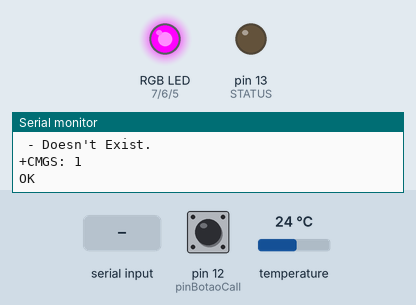
Bench run of a sketch on a simulated Arduino Mega 2560, built with avr-gcc and run on an emulated ATmega2560. On the bench: an RGB LED mixed from three pins (HIGH = lit), output pins drawn as LEDs (lit = HIGH), the last lines printed to the serial monitor. Dashed ring = blinking. Inputs (shaded band) come from the test bench; at power-on: pin 12 (pinBotaoCall) HIGH, temperature 24 °C. The local clock reads 2024-03-15 10:24:30 at power-on unless the sketch sets it; storage starts empty; EEPROM starts erased; the modem accepts every AT command (registered, SIM ready, sends succeed) and sends nothing else.

Above: at 1.2 s.
1.3 s: pin 12 (pinBotaoCall) pulled LOW for 0.15 s
At 1.86 s:
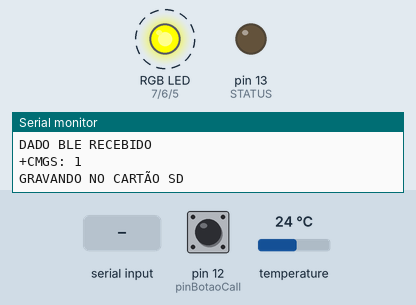
4.3 s: "BUSY,1\n" received over the second serial link
5.9 s: "BUSY,150\n" received over the second serial link
At 6.07 s:
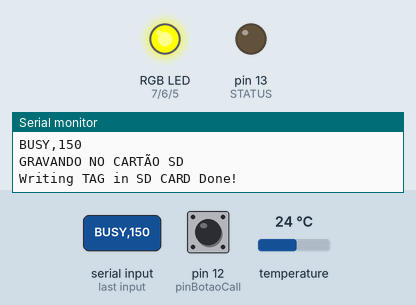
7.6 s: "+CMT:\n" received over the second serial link
Timing chart, 0 to 10.1 s (numbered marks = the images above; inputs shaded):
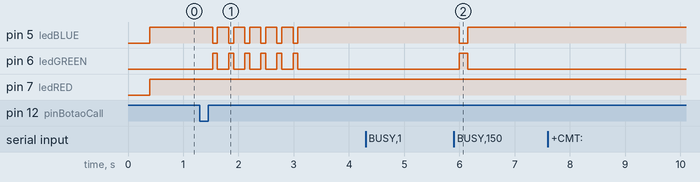

The sketch:

07_MEGA_SD_CARD_MESTRE_ANTENNA_RFID_UHF_31-05-2018.ino.ino
```cpp
/*
  REV. 07 ULTIMA ATUALIZACAO 24/10/2018
  PROGRAMADOR E DESENVOLVEDOR: ELIEZER MORAES SILVA
*/

//******************* ANTENNA MESTRE *******************

#include <EEPROM.h>
#include <SD.h>
#include <SPI.h>
#include <DS3231.h>
#include <SoftwareSerial.h>

#define delayScan 100
#define quantidadeProdutos 1000
#define quantidadePorProdutos 100
#define minimaEstoque 1
#define ledRED 7
#define ledGREEN 6
#define ledBLUE 5
#define COMMON_ANODE
#define STATUS 13
#define SS 53

#define senhaGsm "1234"
#define pinBotaoCall 12
#define numeroCall "974018811"

File myFile;
DS3231 RTC(SDA, SCL);
SoftwareSerial gsmSerial(10, 11); // RX, TX

String conteudo = "";
String conteudoBLE = "";
String conteudoBLE_REMOTA = "";
String txt = "";
String conteudoSDcard = "";
String codigoPartNumber = "";
String charPartNumber = "";
String quantity = "";
String charQuantity = "";
String dadosDatalogger = "";
String data = "";
String hora = "";
String sinal = "";
String tempConteudoSDcard = "";
String fileNameDataLogger = "movement.txt";
String MarcosChante = "+5519997126815";
String EliezerMoraes = "+5519974018811";
String CarlosFaria = "+5519974043659";

unsigned char tag[21];
unsigned char b0;
unsigned char b1;
unsigned char b2;
unsigned char b3;
unsigned char b4;
unsigned char b5;
unsigned char b6;
unsigned char b7;
unsigned char b8;
unsigned char b9;
unsigned char b10;
unsigned char b11;
unsigned char b12;
unsigned char b13;
unsigned char b14;
unsigned char b15;
unsigned char b16;
unsigned char b17;
unsigned char b18;
unsigned char b19;
unsigned char b20;
unsigned char b21;

void leituraTAGS();
void atualizacaoHOSTparaREMOTA();
void atualizacaoREMOTAparaHOST();
void listenSRTR();
void WRITE_TAG_SD_CARD();
void BLOCO_COMPARADOR_CONTADOR();
void listenREMOTE();
void setColorRGB();
void datalogger();
void dataloggerADD();
void gsmControle();
void smsNotificacao();
void smsCompra();

byte num = 0;

int numeroProduto = 0;
int posicaoRegistro;
int valorQuantidadePRODUTO = 0;
int temperatura = 0;
int tempValorQuantidadePRODUTO = 0;

bool remoteToHost = false;
bool testeSMS = true;

bool temSMS = false;
String telefoneSMS;
String dataHoraSMS;
String mensagemSMS;
String mensagemSMSResposta = "";
String comandoGSM = "";
String ultimoGSM = "";

bool callStatus = false;

void leGSM();
void enviaSMS(String telefone, String mensagem);
void fazLigacao(String telefone);
void configuraGSM();

void setup() {

  Serial.begin(9600);    // Inicia a comunicacao serial
  Serial1.begin(38400);   // INTERFACE DE COMUNICAÇÃO UART BLUETOOTH HOST_SRTR
  Serial2.begin(38400);   // INTERFACE DE COMUNICAÇÃO UART SHIELD RS232
  Serial3.begin(38400);   // INTERFACE DE COMUNICAÇÃO UART BLUETOOTH HOST_REMOTA
  gsmSerial.begin(9600);
  Serial2.setTimeout(150);
  RTC.begin();

  pinMode(ledRED, OUTPUT);
  pinMode(ledGREEN, OUTPUT);
  pinMode(ledBLUE, OUTPUT);
  pinMode(STATUS, OUTPUT);
  pinMode(pinBotaoCall, INPUT_PULLUP);

  if (!SD.begin(SS)) {

    Serial.println("Initialization failed!");
    digitalWrite(STATUS, 1); //FALHA CARTÃO MICRO SD NÃO IDENTIFICADO
    return;

  } else {

    Serial.println("Initialization done.");
    digitalWrite(STATUS, 0);  //CARTÃO MICRO SD IDENTIFICADO

  }

  //for (int e = 1 ; e <= quantidadeProdutos ; e++) {
  //EEPROM.write(e, 0);
  //}

  configuraGSM();

}

void loop() {

  leituraTAGS();
  leGSM();
  gsmControle();
  listenSRTR();
  listenREMOTE();

  if (!remoteToHost) {
    atualizacaoHOSTparaREMOTA();
    setColorRGB(0, 255, 0);           //COR VERDE
  }

  if (remoteToHost) {
    atualizacaoREMOTAparaHOST();
    setColorRGB(0, 0, 255);           //COR AZUL
  }

  delay(delayScan);

}

void listenSRTR() {

  if (Serial1.available()) {

    setColorRGB(0, 0, 255); //AZUL

    conteudoBLE = Serial1.readStringUntil('\n');

    num++;

    if (num == 1) {

      byte numberCharString = conteudoBLE.length();

      if (numberCharString == 4) txt = conteudoBLE.substring(0, 3) + ".txt";
      if (numberCharString == 5) txt = conteudoBLE.substring(0, 4) + ".txt";
      if (numberCharString == 6) txt = conteudoBLE.substring(0, 5) + ".txt";
      if (numberCharString == 7) txt = conteudoBLE.substring(0, 6) + ".txt";
      if (numberCharString == 8) txt = conteudoBLE.substring(0, 7) + ".txt";
      if (numberCharString == 9) txt = conteudoBLE.substring(0, 8) + ".txt";

      Serial.println(txt);
      Serial.println(numberCharString);

    }

    Serial.println("DADO BLE RECEBIDO");
    Serial.println(conteudoBLE);

    if (num == 2) {

      WRITE_TAG_SD_CARD();

      num = 0;

      myFile = SD.open(txt);

      if (myFile) {

        while (myFile.available()) {

          conteudoSDcard = myFile.readStringUntil('\n');

          tempConteudoSDcard = conteudoSDcard.toInt();

          valorQuantidadePRODUTO = EEPROM.read(conteudoSDcard.toInt());

          valorQuantidadePRODUTO++; //INCREMENTA A QUANTIDADE DO PRODUTO ++++++++++++++++++++++++++++++++++++++++++++++++++++++++++++++

          tempValorQuantidadePRODUTO = valorQuantidadePRODUTO;

          EEPROM.write(conteudoSDcard.toInt(), valorQuantidadePRODUTO);

          Serial.print("PART NUMBER: ");
          Serial.println(conteudoSDcard);
          Serial.print("QUANTIDADE EM ESTOQUE: ");
          Serial.println(valorQuantidadePRODUTO);

        }

        myFile.close();

      } else {

        Serial.println("ERRO AO LER O ARQUIVO.txt");

      }

      dadosRTC();

      sinal = "+";
      dataloggerADD();
      sinal = "";

    }
  }
}

void WRITE_TAG_SD_CARD() {

  Serial.println("GRAVANDO NO CARTÃO SD");

  myFile = SD.open(txt, FILE_WRITE);

  if (myFile) {

    Serial.print("Writing TAG in SD CARD");
    myFile.println(conteudoBLE);              //GRAVA OS DADOS DA STRING RECEBIDA VIA BLUETOOOTH NO CARTÃO MICRO SD

    myFile.close();
    Serial.println(" Done!");

  } else {

    Serial.println("ERRO AO CRIAR O ARQUIVO.txt");

  }
}

void leituraTAGS() {

  if (Serial2.available() || testeSMS) {

    Serial.println("DADOS RECEBIDOS");

    for (int i = 0; i <= 21; i++) {

      tag[i] = Serial2.read(); // Leitura dos dados e tratamento dos dados

      if (i == 13) b13 = tag[13];
      if (i == 14) b14 = tag[14];
      if (i == 15) b15 = tag[15];
      if (i == 16) b16 = tag[16];

    }

    unsigned char PRODUTO[4] = {b13, b14, b15, b16};

    for (char g = 0; g < 4; g++) {
      conteudo.concat(String(PRODUTO[g], HEX));
    }

    Serial2.flush();
    Serial.println(conteudo);

    BLOCO_COMPARADOR_CONTADOR();


  } else {

  }

  conteudo = "";

}

void BLOCO_COMPARADOR_CONTADOR() {

  if (SD.exists(conteudo + ".txt") || testeSMS) {

    myFile = SD.open(conteudo + ".txt");

    if (myFile || testeSMS) {

      if (myFile.available() || testeSMS) {

        conteudoSDcard = myFile.readStringUntil('\n');

        valorQuantidadePRODUTO = EEPROM.read(conteudoSDcard.toInt());

        valorQuantidadePRODUTO--; //DECREMENTA A QUANTIDADE DO PRODUTO ----------------------------------------------------

        EEPROM.write(conteudoSDcard.toInt(), valorQuantidadePRODUTO);

        Serial.print("PART NUMBER: ");
        Serial.println(conteudoSDcard);
        Serial.print("QUANTIDADE EM ESTOQUE: ");
        Serial.println(valorQuantidadePRODUTO);

      }
      // close the file:
      Serial.println("Fechando arquivo .txt...");

      myFile.close();

      dadosRTC();

      sinal = "-";
      datalogger();
      sinal = "";

      if (valorQuantidadePRODUTO > minimaEstoque) {

        smsNotificacao();

      } else {

        smsCompra();

      }

      mensagemSMSResposta = "";
      testeSMS = false;

      Serial.println("Removendo arquivo .txt...");
      SD.remove(conteudo + ".txt");

    } else {

      Serial.println("ERRO AO LER O ARQUIVO.txt");

    }

    conteudo = "";

    Serial.println(" - Exists.");

  } else {

    Serial.println(" - Doesn't Exist.");

  }
}

void datalogger() {

  dadosDatalogger = data + ',' + hora + ',' + conteudoSDcard.toInt() + ',' + sinal + ',' + String(valorQuantidadePRODUTO);
  Serial.println(dadosDatalogger);

  myFile = SD.open(fileNameDataLogger, FILE_WRITE);

  if (myFile) {

    Serial.print("SALVANDO INFORMAÇÃO DE HISTÓRICO");
    myFile.println(dadosDatalogger);

    myFile.close();
    Serial.println(" Salvo!");

  } else {

    Serial.println("ERRO AO CRIAR O ARQUIVO DATALOGGER.txt");

  }
}

void dataloggerADD() {

  dadosDatalogger = data + ',' + hora + ',' + tempConteudoSDcard + ',' + sinal + ',' + String(tempValorQuantidadePRODUTO);

  Serial.println(dadosDatalogger);

  myFile = SD.open(fileNameDataLogger, FILE_WRITE);

  if (myFile) {

    Serial.print("SALVANDO INFORMAÇÃO DE HISTÓRICO");
    myFile.println(dadosDatalogger);

    myFile.close();
    Serial.println(" Salvo!");

  } else {

    Serial.println("ERRO AO CRIAR O ARQUIVO DATALOGGER.txt");

  }
}

void dadosRTC() {

  data = RTC.getDateStr();

  hora = RTC.getTimeStr();

  temperatura = RTC.getTemp();

}

void atualizacaoHOSTparaREMOTA() {

  if (numeroProduto < quantidadeProdutos) {

    numeroProduto++;
    int valorProdutoBLE = EEPROM.read(numeroProduto);

    Serial3.println(String(numeroProduto) + ',' + String(valorProdutoBLE));

  }

  if (numeroProduto == quantidadeProdutos) numeroProduto = 0;

}

void listenREMOTE() {

  if (Serial3.available()) {

    conteudoBLE_REMOTA = Serial3.readStringUntil('\n');

    Serial.println(conteudoBLE_REMOTA);

    remoteToHost = true;

  } else {

    remoteToHost = false;

  }
}

void atualizacaoREMOTAparaHOST() {

  charPartNumber = conteudoBLE_REMOTA.indexOf(',');
  codigoPartNumber = conteudoBLE_REMOTA.substring(0, charPartNumber.toInt());
  quantity = conteudoBLE_REMOTA.substring(charPartNumber.toInt() + 1, conteudoBLE_REMOTA.length());

  if (conteudoBLE_REMOTA.length() <= 9) {

    EEPROM.write(codigoPartNumber.toInt(), quantity.toInt());

    Serial.print("STRING RECEBIDA: ");
    Serial.println(conteudoBLE_REMOTA);
    Serial.print("PART NUMBER: ");
    Serial.println(codigoPartNumber);
    Serial.print("QUANTIDADE: ");
    Serial.println(quantity);
    Serial.println();

  }
}

void setColorRGB(int vermelho, int verde, int azul) {

#ifdef COMMON_ANODE
  vermelho = 255 - vermelho;
  verde = 255 - verde;
  azul = 255 - azul;
#endif

  analogWrite(ledRED, vermelho);
  analogWrite(ledGREEN, verde);
  analogWrite(ledBLUE, azul);

}

void leGSM()
{
  static String textoRec = "";
  static unsigned long delay1 = 0;
  static int count = 0;
  static unsigned char buffer[64];

  if (gsmSerial.available()) {

    while (gsmSerial.available()) {

      buffer[count++] = gsmSerial.read();
      if (count == 64)break;
    }

    textoRec += (char*)buffer;
    delay1   = millis();

    for (int i = 0; i < count; i++) {
      buffer[i] = NULL;
    }
    count = 0;
  }


  if ( ((millis() - delay1) > 100) && textoRec != "" ) {

    if ( textoRec.substring(2, 7) == "+CMT:" ) {
      temSMS = true;
    }

    if (temSMS) {

      telefoneSMS = "";
      dataHoraSMS = "";
      mensagemSMS = "";

      byte linha = 0;
      byte aspas = 0;
      for (int nL = 1; nL < textoRec.length(); nL++) {

        if (textoRec.charAt(nL) == '"') {
          aspas++;
          continue;
        }

        if ( (linha == 1) && (aspas == 1) ) {
          telefoneSMS += textoRec.charAt(nL);
        }

        if ( (linha == 1) && (aspas == 5) ) {
          dataHoraSMS += textoRec.charAt(nL);
        }

        if ( linha == 2 ) {
          mensagemSMS += textoRec.charAt(nL);
        }

        if (textoRec.substring(nL - 1, nL + 1) == "\r\n") {
          linha++;
        }
      }
    } else {
      comandoGSM = textoRec;
    }

    textoRec = "";
  }
}

void enviaSMS(String telefone, String mensagem) {
  gsmSerial.print("AT+CMGS=\"" + telefone + "\"\n");
  gsmSerial.print(mensagem + "\n");
  gsmSerial.print((char)26);
}

void fazLigacao(String telefone) {
  gsmSerial.println("ATH0\n");
  gsmSerial.print((char)26);
  gsmSerial.println("ATD " + telefone + ";\n");
  gsmSerial.print((char)26);
}

void configuraGSM() {
  gsmSerial.print("AT+CMGF=1\n;AT+CNMI=2,2,0,0,0\n;ATX4\n;AT+COLP=1\n");
}

void gsmControle() {

  if (comandoGSM != "") {
    Serial.println(comandoGSM);
    ultimoGSM = comandoGSM;
    comandoGSM = "";
  }

  if (temSMS) {

    Serial.println("Chegou Mensagem!!");
    Serial.println();

    Serial.print("Remetente: ");
    Serial.println(telefoneSMS);
    Serial.println();

    Serial.print("Data/Hora: ");
    Serial.println(dataHoraSMS);
    Serial.println();

    Serial.println("Mensagem:");
    Serial.println(mensagemSMS);
    Serial.println();

    mensagemSMS.trim();

    if (mensagemSMS == senhaGsm) {

      testeSMS = true;

      //mensagemSMSResposta = data + '\n' + hora + '\n' + "O produto EL" + conteudoSDcard;

      Serial.println("Mensagem Recebida!");
      //enviaSMS(telefoneSMS, mensagemSMSResposta);

    }

    temSMS = false;

  }

  if (!digitalRead(pinBotaoCall) && !callStatus) {
    Serial.println("Afetuando Ligacao...");
    fazLigacao(numeroCall);
    callStatus = true;
  }

  if (ultimoGSM.indexOf("+COLP:") > -1) {
    Serial.println("LIGACAO EM ANDAMENTO");
    ultimoGSM = "";
  }

  if (ultimoGSM.indexOf("NO CARRIER") > -1) {
    Serial.println("LIGACAO TERMINADA");
    ultimoGSM = "";
    callStatus = false;
  }

  if (ultimoGSM.indexOf("BUSY") > -1) {
    Serial.println("LINHA/NUMERO OCUPADO");
    ultimoGSM = "";
    callStatus = false;
  }

  if (ultimoGSM.indexOf("NO DIALTONE") > -1) {
    Serial.println("SEM LINHA");
    ultimoGSM = "";
    callStatus = false;
  }

  if (ultimoGSM.indexOf("NO ANSWER") > -1) {
    Serial.println("NAO ATENDE");
    ultimoGSM = "";
    callStatus = false;
  }
}

void smsNotificacao() {

  mensagemSMSResposta = "SOGEFI RFID SYSTEM\n>>> MOVIMENTACAO <<<\n\nO PRODUTO EL" + conteudoSDcard + " FOI RETIRADO DO ESTOQUE\n\nQUANTIDADE ATUAL -> " + valorQuantidadePRODUTO + '\n' + '\n' + data + '\n' + hora + '\n' + temperatura + " graus Celsius";

  Serial.println("Enviando SMS de notificação!");
  enviaSMS(EliezerMoraes, mensagemSMSResposta);

}

void smsCompra() {

  mensagemSMSResposta = "SOGEFI RFID SYSTEM\n>>> ALERTA DE COMPRA <<<\n\nPRODUTO EL" + conteudoSDcard + '\n' + '\n' + "ESTOQUE MINIMO ATINGIDO\nQUANTIDADE ATUAL -> " + valorQuantidadePRODUTO + '\n' + '\n' + data + '\n' + hora + '\n' + temperatura + " graus Celsius";

  Serial.println("Enviando SMS de compra!");
  enviaSMS(EliezerMoraes, mensagemSMSResposta);

}
```

Measured:
- after the input at 1.3 s, pin 5 (ledBLUE): alternates HIGH for 0.20 s and LOW for 0.09 s, 12 changes in all, then stays HIGH, starting after 0.23 s; pin 6 (ledGREEN): alternates HIGH for 0.09 s and LOW for 0.20 s, 12 changes in all, then stays LOW, starting after 0.23 s
- after the input at 5.9 s, pin 5 (ledBLUE): HIGH → LOW after 0.10 s, → HIGH 0.15 s later; pin 6 (ledGREEN): LOW → HIGH after 0.10 s, → LOW 0.15 s later
